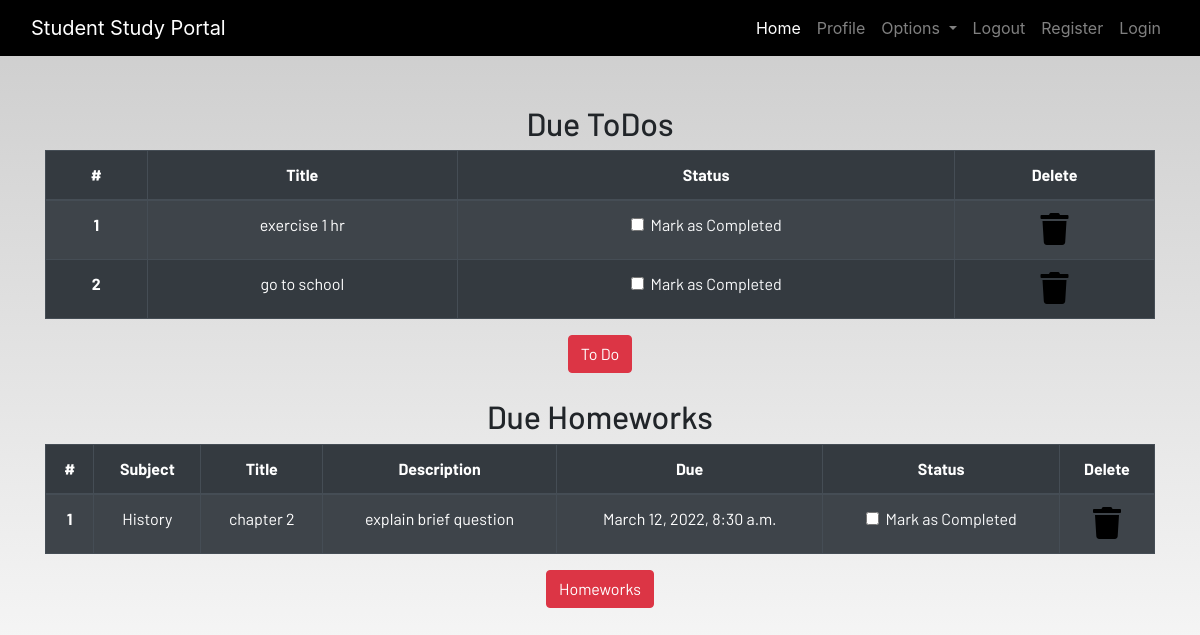
The app's page /profile/ (signed in), older data.
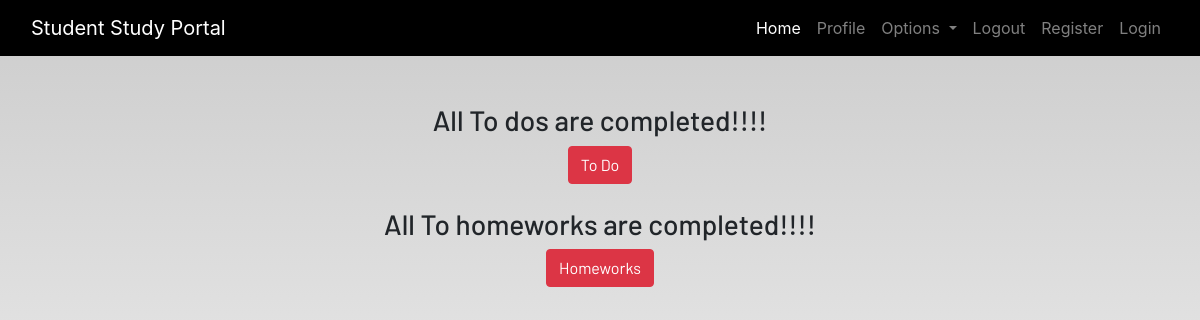
The same page, newer data.
### Dashboard/models.py (models this page shows, shortened)
class Todo(models.Model):
    user = models.ForeignKey(User, on_delete=models.CASCADE)
    title = models.CharField(max_length=100)
    is_finished = models.BooleanField(default=False)

class Homework(models.Model):
    user = models.ForeignKey(User, on_delete=models.CASCADE)
    subject = models.CharField(max_length=50)
    title = models.CharField(max_length=100)
    description = models.TextField()
    due = models.DateTimeField()
    is_finished = models.BooleanField(default=False)

### Dashboard/views.py (the view)
# urls.py: path('profile/',dash_views.profile,name='profile')
def profile(request):
    homeworks = Homework.objects.filter(is_finished=False,user=request.user)
    todos = Todo.objects.filter(is_finished=False,user=request.user)
    if len(homeworks) == 0:
        homework_done = True
    else:
        homework_done = False
    if len(todos) == 0:
        todos_done = True
    else:
        todos_done = False
    context = {
        'homeworks' : homeworks,
        'todos' : todos,
        'homework_done':homework_done,
        'todos_done': todos_done
    }
    return render(request,"Dashboard/profile.html",context)

### Dashboard/templates/dashboard/profile.html
{% extends 'dashboard/base.html' %}
{% load static %}
{% load crispy_forms_tags%}
{% block content %}
<section class="text-center">
    <div class="container">
    {%if not todos_done %}
        <h2>Due ToDos</h2>
        <table class="table table-striped table-bordered table-hover table-dark">
            <thead>
                <tr>
                    <th scope="col">#</th>
                    <th scope="col">Title</th>
                    <th scope="col">Status</th>
                    <th scope="col">Delete</th>
                </tr>
            </thead>
            <tbody>
                {% for todo in todos %}
                <tr>
                    <th scope="row">{{forloop.counter}}</th>
                    <td>{{todo.title}}</td>
                    <td>
                        <a href="{% url 'update-todo' todo.id %}">
                            <div class="form-check">
                                {% if todo.is_finished == True %}
                                <input class="form-check-input" type="checkbox" value="" checked>
                                {% else %}
                                <input class="form-check-input" type="checkbox" value="">
                                {% endif %}
                                <label class="form-check-label text-light" for="flexCheckDefault">
                                    Mark as Completed
                                </label>
                            </div>
                        </a>
                    </td>
                    <td><a href="{% url 'delete-todo' todo.id %}"><i class="fa fa-trash fa-2x"></i></a></td>
                </tr>
                {% endfor %}
            </tbody>
        </table>
    {% else %}
        <h3>All To dos are completed!!!!</h3>
    {% endif %}
        <a href="{% url 'todo' %}" class="btn btn-danger">To Do</a>
        <br><br>
        {% if not homework_done %}
        <h2>Due Homeworks</h2>
        <table class="table table-striped table-bordered table-hover table-dark">
            <thead>
                <tr>
                    <th scope="col">#</th>
                    <th scope="col">Subject</th>
                    <th scope="col">Title</th>
                    <th scope="col">Description</th>
                    <th scope="col">Due</th>
                    <th scope="col">Status</th>
                    <th scope="col">Delete</th>
                </tr>
            </thead>
            <tbody>
                {% for homework in homeworks %}
                <tr>
                    <th scope="row">{{forloop.counter}}</th>
                    <td>{{homework.subject}}</td>
                    <td>{{homework.title}}</td>
                    <td>{{homework.description}}</td>
                    <td>{{homework.due}}</td>
                    <td>
                        <a href="{% url 'update-homework' homework.id %}">
                            <div class="form-check">
                                {% if homework.is_finished == True %}
                                <input class="form-check-input" type="checkbox" value="" checked>
                                {% else %}
                                <input class="form-check-input" type="checkbox" value="">
                                {% endif %}
                                <label class="form-check-label text-light" for="flexCheckDefault">
                                    Mark as Completed
                                </label>
                            </div>
                        </a>
                    </td>
                    <td><a href="{% url 'delete-homework' homework.id %}"><i class="fa fa-trash fa-2x"></i></a></td>
                </tr>
                {% endfor %}
            </tbody>
        </table>
        {% else %}
        <h3>All To homeworks are completed!!!!</h3>
        {% endif %}
        <a href="{% url 'homework' %}" class="btn btn-danger">Homeworks</a>
    </div>
</section>
{% endblock content %}

Row changes from the older to the newer data that the page shows:
no longer on this page (row edited): Todo: title "exercise 1 hr"
no longer on this page (row edited): Todo: title "go to school"
no longer on this page (row edited): Homework: subject "History", title "chapter 2", description "explain brief question", due "March 12, 2022, 8:30 a.m."
Text that changed along with them:
text no longer shown: "Due ToDos # Title Status Delete Due Homeworks # Subject Title Description Due Status Delete"
text now shown: "All To dos are completed!!!! All To homeworks are completed!!!!"
